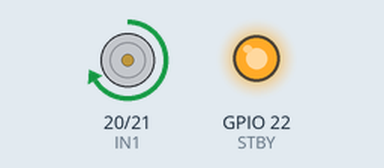
The sketch below on a simulated ESP32-S3. On the bench: motor-driver pin pairs drawn as motors (green arrow = first pin HIGH = forward, orange = second pin HIGH = backward, longer = more drive, scaled by the enable pin, stopped while the standby pin is LOW), output pins drawn as LEDs (lit = HIGH).

Above: at 0.7 s.
At 2.7 s:
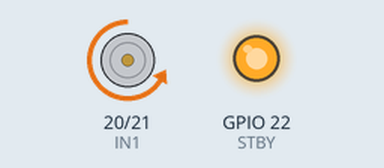
At 4.0 s:
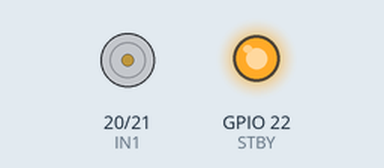
Timing chart, 0 to 5.9 s (numbered marks = the images above):
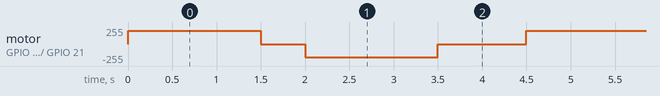

Measured:
- by itself, motor on GPIO 20 (IN1) / GPIO 21 (IN2): repeats every 4.5 s: stopped 0.50 s, backward 200/255 1.5 s, stopped 1.0 s, forward 200/255 1.5 s

The sketch:

motor_test.ino
```cpp
// ESP32-S3 motor spin test (L298N / TB6612FNG)
#define PWM 19
#define IN1 20
#define IN2 21
#define STBY 22
void setup(){
  pinMode(PWM, OUTPUT); pinMode(IN1, OUTPUT);
  pinMode(IN2, OUTPUT); pinMode(STBY, OUTPUT);
  digitalWrite(STBY, HIGH);
}
void loop(){
  digitalWrite(IN1, HIGH); digitalWrite(IN2, LOW);
  analogWrite(PWM, 200); delay(1500);      // forward
  analogWrite(PWM, 0);   delay(500);
  digitalWrite(IN1, LOW);  digitalWrite(IN2, HIGH);
  analogWrite(PWM, 200); delay(1500);      // reverse
  analogWrite(PWM, 0);   delay(1000);
}
```
